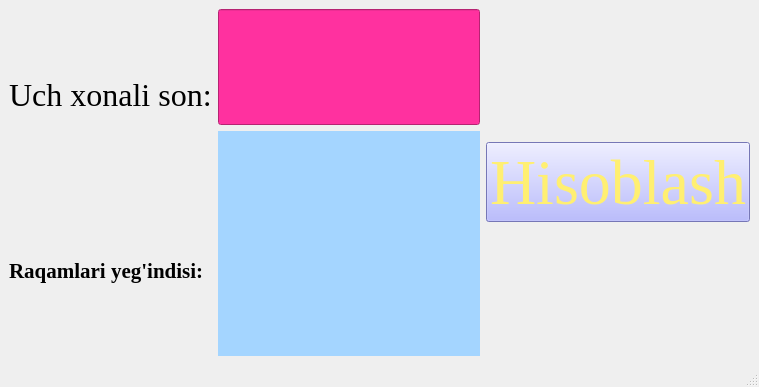
<?xml version="1.0" encoding="UTF-8"?>
<ui version="4.0">
 <class>get</class>
 <widget class="QMainWindow" name="get">
  <property name="geometry">
   <rect>
    <x>0</x>
    <y>0</y>
    <width>759</width>
    <height>387</height>
   </rect>
  </property>
  <property name="windowTitle">
   <string>MainWindow</string>
  </property>
  <widget class="QWidget" name="centralwidget">
   <layout class="QHBoxLayout" name="horizontalLayout_3">
    <item>
     <layout class="QHBoxLayout" name="horizontalLayout_2">
      <item>
       <layout class="QHBoxLayout" name="horizontalLayout">
        <item>
         <layout class="QVBoxLayout" name="verticalLayout_2">
          <item>
           <widget class="QLabel" name="label">
            <property name="font">
             <font>
              <family>Times New Roman</family>
              <pointsize>24</pointsize>
              <weight>50</weight>
              <bold>false</bold>
             </font>
            </property>
            <property name="text">
             <string>Uch xonali son:</string>
            </property>
           </widget>
          </item>
          <item>
           <widget class="QLabel" name="label_2">
            <property name="font">
             <font>
              <family>Times New Roman</family>
              <pointsize>16</pointsize>
              <weight>75</weight>
              <bold>true</bold>
             </font>
            </property>
            <property name="text">
             <string>Raqamlari yeg'indisi:</string>
            </property>
           </widget>
          </item>
         </layout>
        </item>
        <item>
         <layout class="QVBoxLayout" name="verticalLayout">
          <item>
           <widget class="QLineEdit" name="son">
            <property name="font">
             <font>
              <pointsize>72</pointsize>
             </font>
            </property>
            <property name="styleSheet">
             <string notr="true">color: rgb(255, 196, 101);
background-color: rgb(255, 49, 159);</string>
            </property>
           </widget>
          </item>
          <item>
           <widget class="QLabel" name="olma">
            <property name="font">
             <font>
              <pointsize>48</pointsize>
             </font>
            </property>
            <property name="styleSheet">
             <string notr="true">background-color: rgb(164, 213, 255);
color: rgb(189, 184, 255);</string>
            </property>
            <property name="text">
             <string/>
            </property>
           </widget>
          </item>
         </layout>
        </item>
       </layout>
      </item>
      <item>
       <widget class="QPushButton" name="hisob">
        <property name="font">
         <font>
          <family>Times New Roman</family>
          <pointsize>48</pointsize>
         </font>
        </property>
        <property name="styleSheet">
         <string notr="true">color: rgb(255, 239, 114);
background-color: rgb(165, 167, 255);</string>
        </property>
        <property name="text">
         <string>Hisoblash</string>
        </property>
       </widget>
      </item>
     </layout>
    </item>
   </layout>
  </widget>
  <widget class="QMenuBar" name="menubar">
   <property name="geometry">
    <rect>
     <x>0</x>
     <y>0</y>
     <width>759</width>
     <height>21</height>
    </rect>
   </property>
  </widget>
  <widget class="QStatusBar" name="statusbar"/>
 </widget>
 <resources/>
 <connections/>
</ui>
